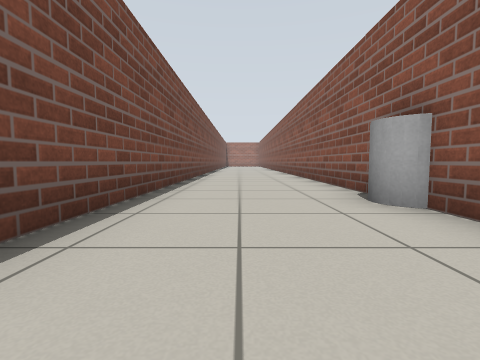
view 1 (above)

16 first-person views from a walk through a robot-simulator world made for Gazebo. The camera is 0.5 m above the floor, tilts 4° down and sees 85° across. The floor is counted in squares, 1 m on a side. Each view is taken from the middle of a square. On the plan, view 1 faces up. The plan holds only what a view shows up to about 9 squares ahead; the rest is blank. The place goes on beyond the plan. Robots are left out.

view 2
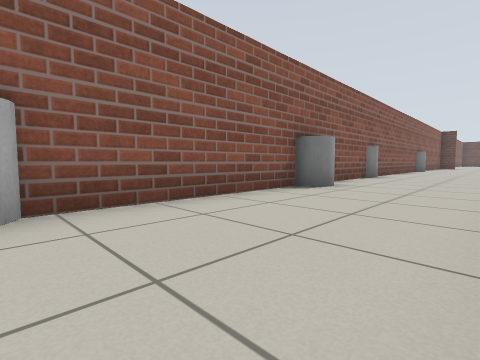

view 3
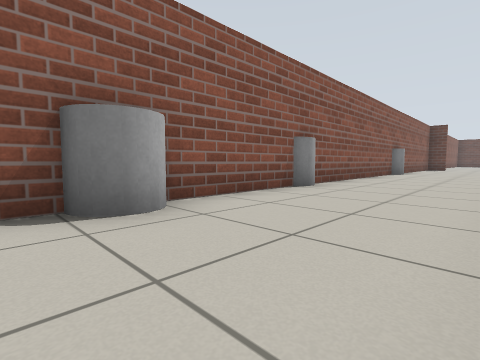

view 4
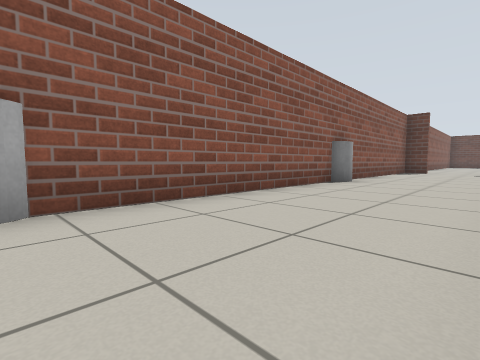

view 5
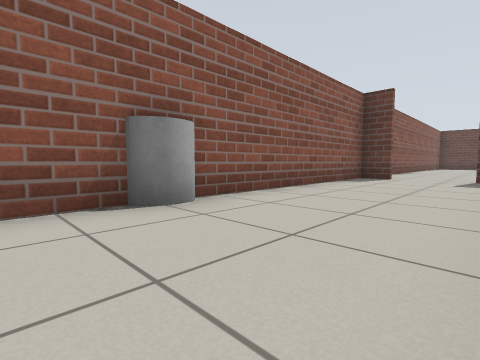

view 6
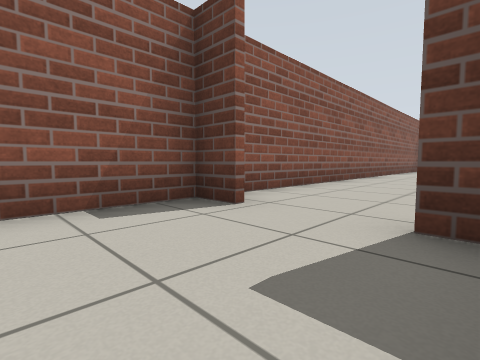

view 7
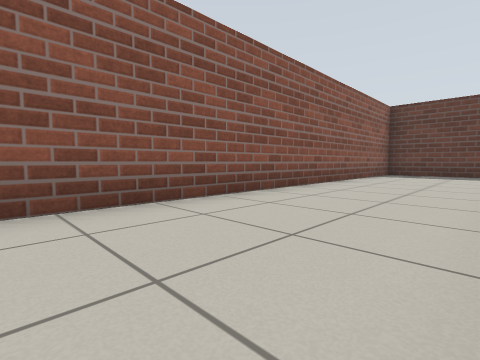

view 8
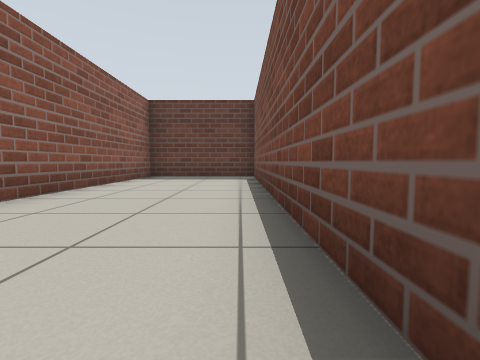

view 9
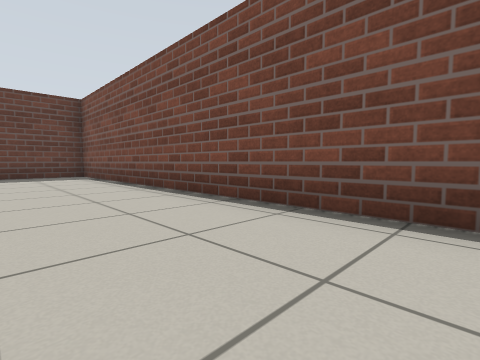

view 10
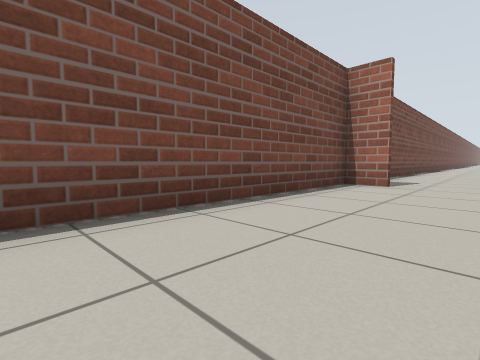

view 11
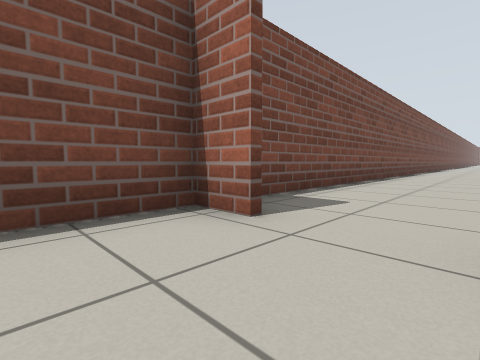

view 12
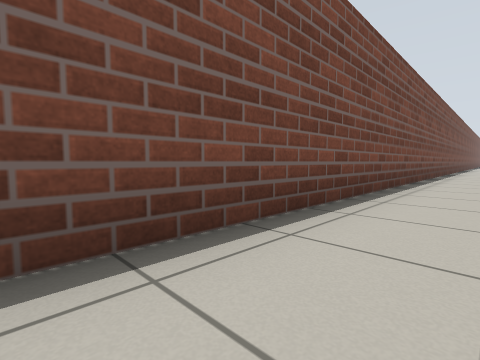

view 13
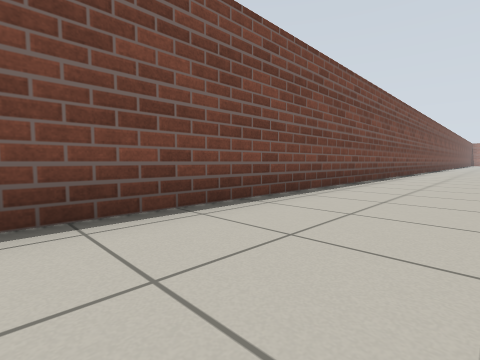

view 14
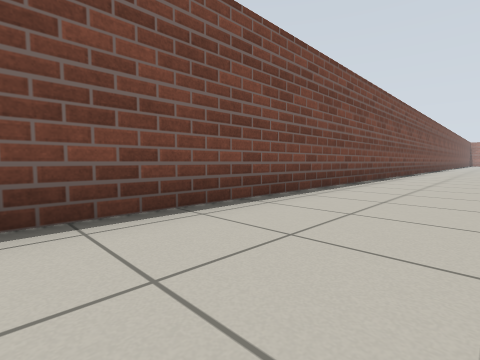

view 15
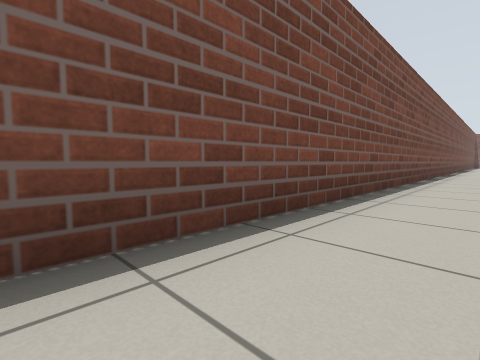

view 16
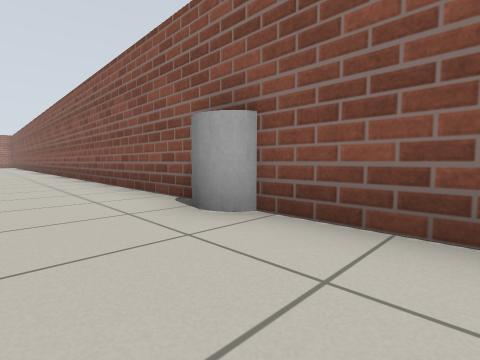

### Floor plan
Points are (right, up) in squares from view 1. A wall is a line through its corners. A room is listed if a view was taken in it or the views show most of it. See-through windows are left out.
Room 1 (views 1, 2, 3, 4, 5, 6, 7, 8, 9, 10, 11, 12, 13, 14, 15, 16)
walls: (2, -12.5) (2, -6.5); (2, -5.5) (2, -2.5); (-1, -19.1) (-0.5, -19.1); (1.1, -19.1) (2, -19.1); (-0.5, -19.3) (-1.5, -19.3) (-1.5, -32.7) (2, -32.7) (2, -13.5); (2, -1.5) (2, 2.5); (2, 3.5) (2, 9.5); (-1.5, 9.5) (-1.5, -18.1)

Positions as (right, up) in squares from view 1, and headings:
1: (0, 0), facing up
2: (-1, 3), facing down-right
3: (-1, -1), facing down-right
4: (-1, -6), facing down-right
5: (-1, -11), facing down-right
6: (-1, -17), facing down-right
7: (-1, -22), facing down-right
8: (-1, -24), facing down
9: (1, -23), facing down-left
10: (1, -25), facing up-left
11: (1, -21), facing up-left
12: (0, -16), facing up-left
13: (1, -11), facing up-left
14: (1, -9), facing up-left
15: (0, 2), facing up-left
16: (0, 1), facing up-right
